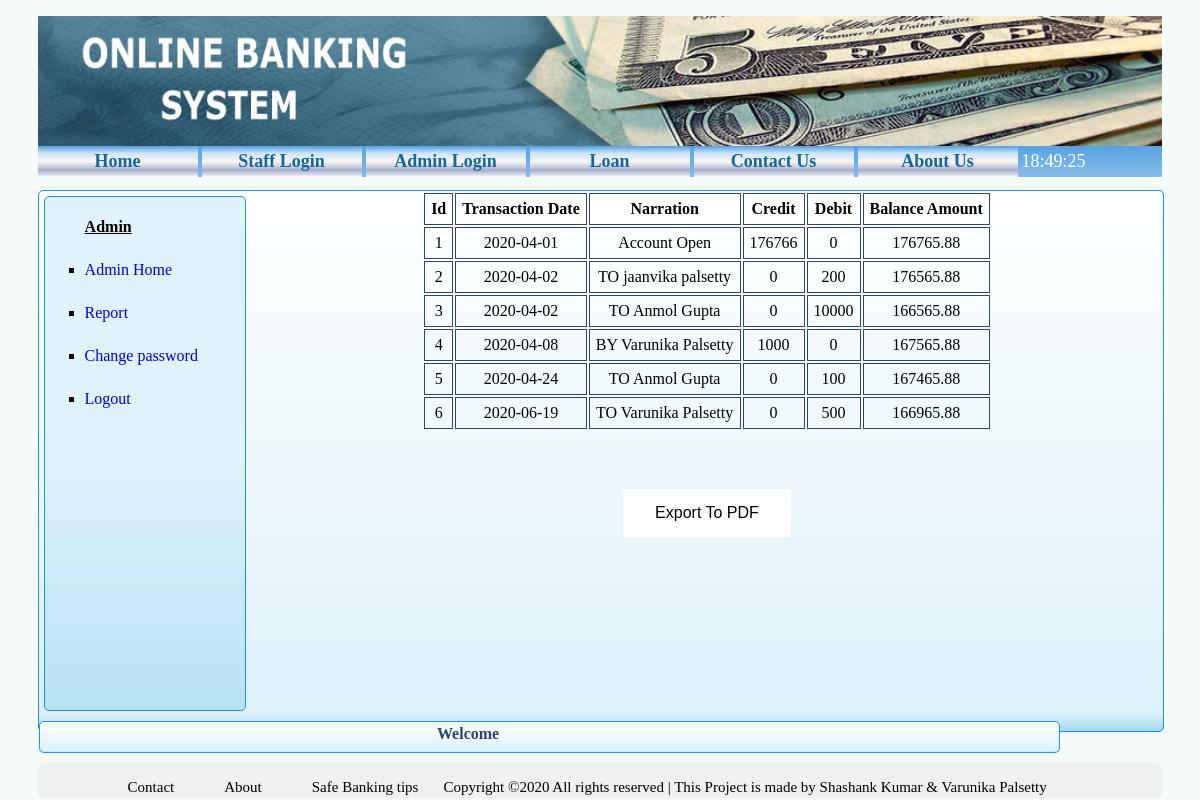
The app's page /admin_report_statement.php?account_no=53 (signed in) with its own data.
### tables this page shows
CREATE TABLE `passbook53` (
  `transactionid` int(5) NOT NULL,
  `transactiondate` date DEFAULT NULL,
  `name` varchar(255) DEFAULT NULL,
  `branch` varchar(255) DEFAULT NULL,
  `ifsc` varchar(255) DEFAULT NULL,
  `credit` int(10) DEFAULT NULL,
  `debit` int(10) DEFAULT NULL,
  `amount` float(10,2) DEFAULT NULL,
  `narration` varchar(255) DEFAULT NULL
);

### admin_report_statement.php (the view, shortened to what this page needs)
<!DOCTYPE html>
<html>
    <head>
        <link rel="stylesheet" href="css/newcss.css">
    </head>
        <?php include 'header.php' ?>
<div class='content_customer_date'>
   <?php include 'admin_navbar.php'?>
    <div class="customer_top_nav" width=75%>
             <div class="text">Welcome </div>
            </div>
    <table align="center">
                        <th>Id</th>
                        <th>Transaction Date</th>
                        <th>Narration</th>
                        <th>Credit</th>
                        <th>Debit</th>
                        <th>Balance Amount</th>
                        <?php
                          $acc_no=$_REQUEST['account_no'];
                         include 'conn/dbconn.php';
                         $sender_id=$acc_no;
                         $sql="SELECT transactionid,transactiondate,narration,credit,debit,amount FROM customer,passbook".$sender_id." where id='$acc_no'";
                         $result=  $conn->query($sql) or die(mysql_error());
                        while($rws=  mysqli_fetch_array($result)){
                            echo "<tr>";
                            echo "<td>".$rws[0]."</td>";
                            echo "<td>".$rws[1]."</td>";
                            echo "<td>".$rws[2]."</td>";
                            echo "<td>".$rws[3]."</td>";
                            echo "<td>".$rws[4]."</td>";
                            echo "<td>".$rws[5]."</td>";
                            echo "</tr>";
                        }
                         ?>
</table>
<br><br><br>
<div class="text-center" align= "center">
<button  class="button button2" onclick="window.print()">Export To PDF</button>
</div>
    </div>
        <?php include 'footer.php'?>

### header.php (shortened to what this page needs)
<head>
</head>
    <body  onload="startTime()">
        <div class="wrapper">
        <div class="header">
            <img src="header.jpg" height="100%" width="100%"/>
            </div>
            <div class="navbar">
            <ul>
            <li><a href="index.php">Home</a></li>
			<li><a href="staff_login.php">Staff Login </a></li>
            <li><a href="adminlogin.php">Admin Login </a></li>
				<li id="last"><a href="loan.php">Loan</a></li>
            <li id="last"><a href="contact.php">Contact Us</a></li>
			<li id="last"><a href="about.php">About Us</a></li>
            <li id="txt"></li>
            </ul>
            </div>

### admin_navbar.php
<div class='admin_nav'>
               <ul>
                   <li id='caption'><b><u>Admin</u></b></li>
                   <li><a href="admin_hompage.php">Admin Home</a></li>
                   <li><a href="admin_report.php">Report</a></li>
                   <li><a href="change_password.php">Change password</a></li>
                   <li><a href="admin_logout.php">Logout</a></li>
                   </ul>
               </div>

### footer.php
<div class="footer">
<ul>
                   <div class="footer_content">
                   <li><a href="contact.php"> Contact</a></li>
                 <li><a href="about.php"> About</a></li>
                   <li><a href="safeonlinebanking.php"> Safe Banking tips</a></li>
                   <li>Copyright &copy;<script>document.write(new Date().getFullYear());</script> All rights reserved | This Project is made by Shashank Kumar & Varunika Palsetty </li>
                   </div>
                   </ul>
                   <br>
 </div>
           </div>
    </body>
</html>

### css/newcss.css (style rules this page uses)
body { background-color:#F9F6F4; background-color:#F5FAFA; font-family:verdana; }
.wrapper { width:95%; margin:0px auto; }
.header { float:left; height:130px; width:100%; margin-top:0px; background-color:rgba(85, 84, 161, 0.801); }
.navbar ul { list-style-type:none; background: linear-gradient(to bottom, rgba(208,228,247,1) 0%,rgba(115,177,231,1) 24%,rgba(10,119,213,1) 50%,rgba(83,159,225,1) 79%,rgba(135,188,234,1) 100%); margin-bottom:13px; padding:0px; }
.navbar li { display:inline-block; font-size:18px; color: white; }
.navbar a { text-decoration:none; background: linear-gradient(to bottom, rgb(244, 244, 245) 0%,rgb(71, 71, 216) 24%,rgb(244, 244, 245) 50%,rgb(244, 244, 245) 79%,rgb(244, 244, 245) 100%); color: rgb(49, 104, 156); padding:5px; display:inline-block; }
.navbar a:link, a:visited { display: block; width: 150px; font-weight: bold; color: #1167a0; background: linear-gradient(to bottom, rgba(83,159,225,1) 0%,rgba(208,228,247,1) 24%,#f9f6f4 50%,rgb(168, 175, 206) 79%,#f5fafa 100%); text-align: center; text-decoration: none; }
.footer { float:left; height:35px; width:100%; margin-top:10px; background: rgb(240, 240, 241); border-radius:5px; }
.footer ul { list-style-type: none; float:left; }
.footer li { float:left; font-size:15px; font-family:verdana; }
.footer li { text-decoration: none; color:black; padding-left:25px; }
.footer a { text-decoration: none; color:black; padding-left:25px; }
.footer_content { text-align:center; }
.admin_nav { float:left; height:95%; width:200px; background: linear-gradient(to bottom, rgba(224,243,250,1) 49%,rgba(184,226,246,1) 100%,rgba(182,223,253,1) 100%); border:1px solid dodgerblue; border-radius:5px; margin:5px; }
.admin_nav li { text-align:left; padding-top:5px; padding-bottom:20px; padding-left:0px; list-style-type:square; }
.admin_nav a { text-decoration:none; }
.admin_nav li#caption { list-style-type:none; }
.content_customer_date { height:540px; width:100%; border:1px solid dodgerblue; border-radius:5px; background: linear-gradient(to bottom, rgba(254,255,255,1) 0%,rgba(221,241,249,1) 97%,rgba(160,216,239,1) 100%); }
.customer_top_nav { height:30px; width:1019px; float: left; margin-top:5px; border:1px solid dodgerblue; border-radius:5px; background: linear-gradient(to bottom, rgba(254,255,255,1) 0%,rgba(221,241,249,1) 97%,rgba(160,216,239,1) 100%); }
.customer_top_nav .text { margin-left:39%; margin-top:3px; font-weight:bold; color:#2E4372; }

### admin_report_statement.php (style rules this page uses)
.content_customer table,th,td { padding:6px; border: 1px solid #2E4372; border-collapse: collapse; text-align: center; }
.button { background-color: white; border: none; color: black; padding: 15px 32px; text-align: center; text-decoration: none; display: inline-block; font-size: 16px; margin: 4px 2px; cursor: pointer; -webkit-transition-duration: 0.4s; transition-duration: 0.4s; }

### records on screen
passbook53: transactionid "1", transactiondate "2020-04-01", narration "Account Open", credit "176766", debit "0", amount "176765.88"
passbook53: transactionid "2", transactiondate "2020-04-02", narration "TO jaanvika palsetty", credit "0", debit "200", amount "176565.88"
passbook53: transactionid "3", transactiondate "2020-04-02", narration "TO Anmol Gupta", credit "0", debit "10000", amount "166565.88"
passbook53: transactionid "4", transactiondate "2020-04-08", narration "BY Varunika Palsetty", credit "1000", debit "0", amount "167565.88"
passbook53: transactionid "5", transactiondate "2020-04-24", narration "TO Anmol Gupta", credit "0", debit "100", amount "167465.88"
passbook53: transactionid "6", transactiondate "2020-06-19", narration "TO Varunika Palsetty", credit "0", debit "500", amount "166965.88"
